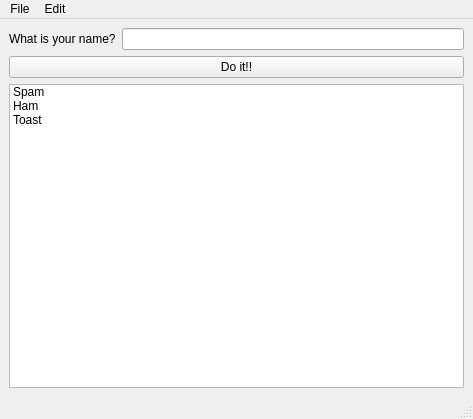
<?xml version="1.0" encoding="UTF-8"?>
<ui version="4.0">
 <class>SocomDemo</class>
 <widget class="QMainWindow" name="SocomDemo">
  <property name="geometry">
   <rect>
    <x>0</x>
    <y>0</y>
    <width>473</width>
    <height>419</height>
   </rect>
  </property>
  <property name="windowTitle">
   <string>Socom Demo</string>
  </property>
  <widget class="QWidget" name="centralwidget">
   <layout class="QVBoxLayout" name="verticalLayout">
    <item>
     <layout class="QHBoxLayout" name="horizontalLayout">
      <item>
       <widget class="QLabel" name="label_name">
        <property name="text">
         <string>What is your name?</string>
        </property>
       </widget>
      </item>
      <item>
       <widget class="QLineEdit" name="le_name"/>
      </item>
     </layout>
    </item>
    <item>
     <widget class="QPushButton" name="button_doit">
      <property name="text">
       <string>Do it!!</string>
      </property>
     </widget>
    </item>
    <item>
     <widget class="QListWidget" name="listWidget">
      <item>
       <property name="text">
        <string>Spam</string>
       </property>
      </item>
      <item>
       <property name="text">
        <string>Ham</string>
       </property>
      </item>
      <item>
       <property name="text">
        <string>Toast</string>
       </property>
      </item>
     </widget>
    </item>
   </layout>
  </widget>
  <widget class="QMenuBar" name="menubar">
   <property name="geometry">
    <rect>
     <x>0</x>
     <y>0</y>
     <width>473</width>
     <height>22</height>
    </rect>
   </property>
   <widget class="QMenu" name="menuFile">
    <property name="title">
     <string>File</string>
    </property>
    <addaction name="actionQuit"/>
   </widget>
   <widget class="QMenu" name="menuEid">
    <property name="title">
     <string>Edit</string>
    </property>
    <addaction name="actionCut"/>
    <addaction name="actionCopy"/>
    <addaction name="actionPaste"/>
   </widget>
   <addaction name="menuFile"/>
   <addaction name="menuEid"/>
  </widget>
  <widget class="QStatusBar" name="statusbar"/>
  <action name="actionQuit">
   <property name="text">
    <string>Quit</string>
   </property>
  </action>
  <action name="actionCut">
   <property name="text">
    <string>Cut</string>
   </property>
  </action>
  <action name="actionCopy">
   <property name="text">
    <string>Copy</string>
   </property>
  </action>
  <action name="actionPaste">
   <property name="text">
    <string>Paste</string>
   </property>
  </action>
 </widget>
 <resources/>
 <connections/>
</ui>
